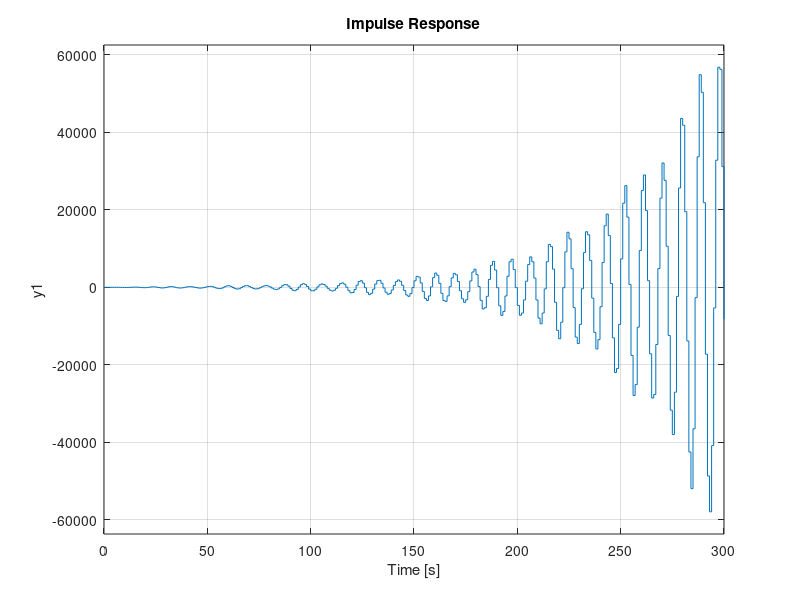

MATLAB code for this plot:
clc
clf
close all
clearvars

% half of true autocorr, implemented with cascaded systems H and H~
num = [1, -0.9, 0.81];
den = [1, -2.76, 3.809, -2.654, 0.924];
H = filt(num, den);

numtilde = [0, 0, 0.81, -0.9, 1];
dentilde = [0.924, -2.654, 3.809, -2.76, 1];
Htilde = filt(numtilde, dentilde);

% cascade H and H~
HH = H*Htilde;

% impulse response
impulse(HH)